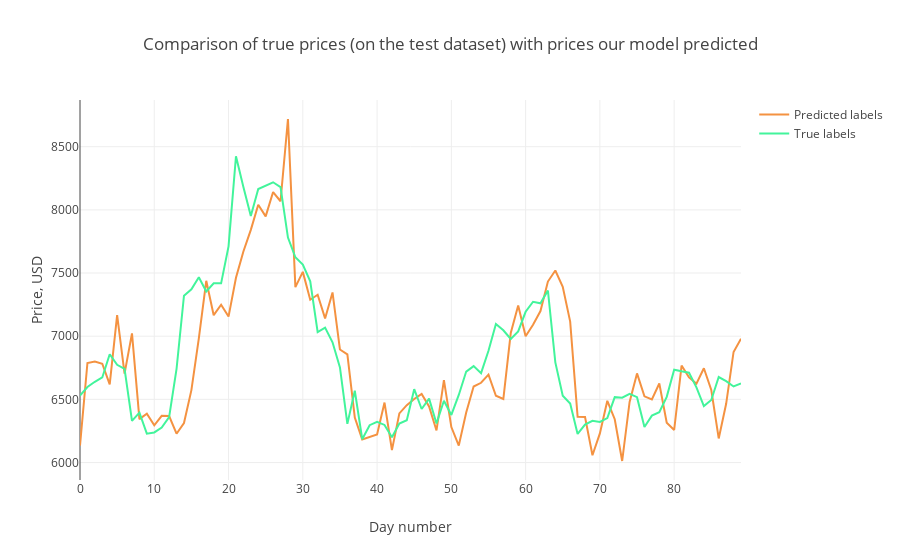

The code cell stored with this chart in its notebook:
### Markdown cell above
#### True plot

### Code cell
trace1 = go.Scatter(
    x = np.arange(0, len(Y_pred), 1),
    y = Y_pred.reshape(-1,),
    mode = 'lines',
    name = 'Predicted labels',
    line = dict(color=('rgb(244, 146, 65)'), width=2)
)
trace2 = go.Scatter(
    x = np.arange(0, len(Y_test), 1),
    y = Y_test.reshape(-1,),
    mode = 'lines',
    name = 'True labels',
    line = dict(color=('rgb(66, 244, 155)'), width=2)
)

layout = dict(title = 'Comparison of true prices (on the test dataset) with prices our model predicted',
             xaxis = dict(title = 'Day number'), yaxis = dict(title = 'Price, USD'))
fig = dict(data=[trace1, trace2], layout=layout)
py.iplot(fig, filename='results_demonstrating0')

print(np.sqrt(mean_squared_error(Y_test.reshape(-1,), Y_pred.reshape(-1,))))
